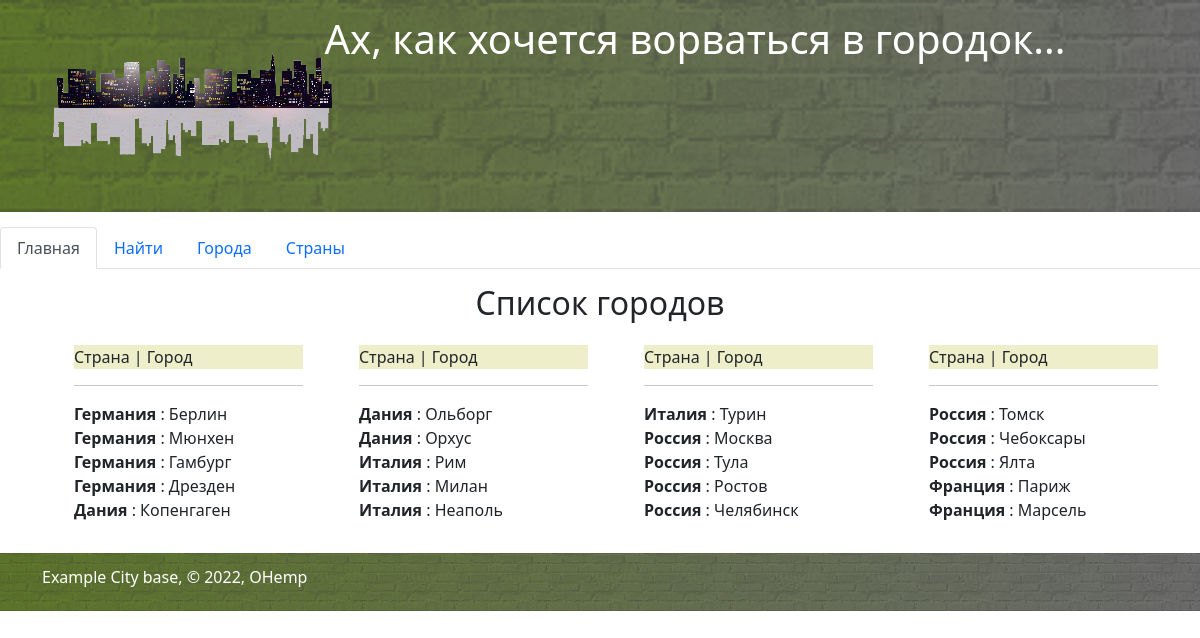
/index, run on the app's committed database.
### myapp.py (models this page shows, shortened)
class Country(db.Model):
    id = db.Column(db.Integer, primary_key=True)
    name = db.Column(db.String(80), unique=True, nullable=True)

class City(db.Model):
    id = db.Column(db.Integer, primary_key=True)
    town = db.Column(db.String(100), unique=True, nullable=True)
    popul = db.Column(db.Integer, unique=True, nullable=True)
    country_id = db.Column(db.Integer, db.ForeignKey('country.id'))
    pr = db.relationship('Country', backref=db.backref('City', lazy='dynamic'))

### myapp.py (the view)
@app.route("/", methods=['GET'])
@app.route("/index", methods=['GET'])
def index():
    res = []
    col = 0
    try:
        res = db.session.query(Country, City).join(Country, Country.id == City.country_id).order_by(Country.name).all()
        col = ceil(len(res) / 4)
    except:
        flash("Ошибка доступа к БД.")
    return render_template("index.html",
                           title="Главная",
                           tab_all=res,
                           col=col,
                           menu=menu)

### templates/index.html (shortened to what this page needs)
{% extends "base.html" %}
{% block content %}
      <div class="row">
        <div class="col-12 text-center">
             <h2>Список городов</h2>
        </div>
      </div>
<div class="row">
    <div class="col-3 ">
    <ul>
        <li class="line1">Страна  |    Город</li>
        <hr>
        {% for m in tab_all[0:col] %}
            <li><b>{{m.Country.name }} </b>  :   {{m.City.town }}</li>
        {% endfor %}
    </ul>
    </div>
    <div class="col-3 ">
    <ul>
        <li class="line1">Страна  |    Город</li>
        <hr>
        {% for m in tab_all[col:2*col] %}
            <li><b>{{m.Country.name }}</b>  :   {{m.City.town }}</li>
        {% endfor %}
    </ul>
    </div>
        <div class="col-3 ">
    <ul>
        <li class="line1">Страна  |    Город</li>
        <hr>
        {% for m in tab_all[2*col:3*col] %}
            <li><b>{{m.Country.name }}</b>  :   {{m.City.town }}</li>
        {% endfor %}
    </ul>
    </div>
        <div class="col-3 ">
    <ul>
        <li class="line1">Страна  |    Город</li>
        <hr>
        {% for m in tab_all[3*col:] %}
            <li><b>{{m.Country.name }}</b>  :   {{m.City.town }}</li>
        {% endfor %}
    </ul>
    </div>
</div>
{% endblock %}

### templates/base.html (shortened to what this page needs)
<!doctype html>
<html lang="ru">
<head>
    <link href="../static/css/bootstrap.min.css" rel="stylesheet">
    <link rel="stylesheet" href="https://cdnjs.cloudflare.com/ajax/libs/font-awesome/4.7.0/css/font-awesome.min.css" />
    <link rel="stylesheet" href="../static/css/style.css">
</head>
<body>
    <header>
        <div class="container">
            <div class="row">
            <div class="col-2 justify-content-left">
                <img src="../static/img/Night-City.png" alt="логотип">
            </div>
                <div class="col-10">
                    <h1 class="text-center text-white">Ах, как хочется ворваться в городок...</h1>
                </div>
            </div>
        </div>
    </header>
    <main>
        <div class="row">
            <div class="col-12">
                    <ul class="nav nav-tabs">
                    {% block navigation -%}
                    {% for m in menu -%}
                    <li class="nav-item">
                    {% if m['name'] == title %}
                        <a class="nav-link active" aria-current="page"  href="{{ url_for(m['url']) }}">{{m['name']}}</a>
                    {% elif m['name'] != title %}
                        <a class="nav-link "   href="{{ url_for(m['url']) }}">{{m['name']}}</a>
                     {% else %}
                        <a class="nav-link disabled"   href="{{ url_for(m['url']) }}">{{m['name']}}</a>
                    {% endif %}
                    </li>
                    {%- endfor -%}
                    {% endblock navigation -%}
                    </ul>
            </div>
        </div>
        <div class="container">
        {% block content %}
        {% endblock %}
        </div>
    </main>
    <footer>
        <div class="container">
            <div class="row">
                <div class="col-12">
                       <h6 class="text-right text-white">Example City base, © 2022, OHemp </h6>
                </div>
            </div>
        </div>
    </footer>
</body>
</html>

### static/css/style.css (style rules this page uses)
:root { --color1: #6B8E23; --color2: #808080; --fontroboto: 'Roboto', sans-serif; }
header, footer, main { padding: 15px 0 }
header, footer { background: url(./../img/pattern.png), var(--color1); background: url(./../img/pattern.png), -moz-linear-gradient(left, var(--color1) 0%, var(--color2) 100%, #7db9e8 100%); background: url(./../img/pattern.png), -webkit-linear-gradient(left, var(--color1) 0%,var(--color2) 100%,#7db9e8 100%); background: url(./../img/pattern.png), linear-gradient(to right, var(--color1) 0%,var(--color2) 100%,#7db9e8 100%); filter: url(./../img/pattern.png), progid:DXImageTransform.Microsoft.gradient( startColorstr=var(--color1), endColorstr=var(--color2),GradientType=1 ); background-size: contain; }
.line1 { background-color: #eeefca; }
li { list-style-type: none; }
h2 { padding: 15px 0 }

### data on the page
Country: Country.name "Германия", City.town "Берлин", City.town "Мюнхен", City.town "Гамбург", City.town "Дрезден"
Country: Country.name "Дания", City.town "Копенгаген", City.town "Ольборг", City.town "Орхус"
Country: Country.name "Италия", City.town "Рим", City.town "Милан", City.town "Неаполь", City.town "Турин"
Country: Country.name "Россия", City.town "Москва", City.town "Тула", City.town "Ростов", City.town "Челябинск", City.town "Томск", City.town "Чебоксары", City.town "Ялта"
Country: Country.name "Франция", City.town "Париж", City.town "Марсель"

### other printed values
{{ m['name'] }} "Главная"
{{ m['name'] }} "Найти" "Города" "Страны"
